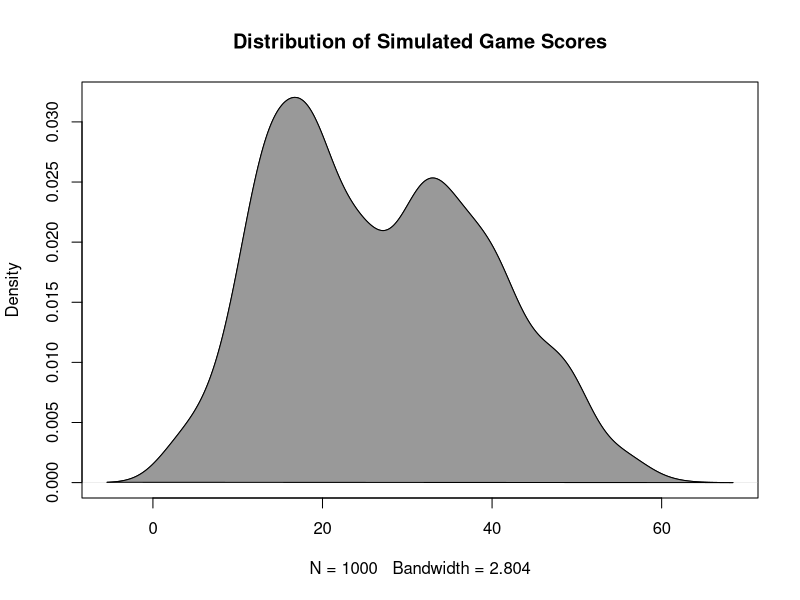

Reproduce this figure in R.
## ---- chunk 1

set.seed(1234)

deck <- c(2:99)

# player 1
player1 <- sample(deck,6,replace=F)
deck <- deck[! deck %in% player1]

# player 2
player2 <- sample(deck,6,replace=F)
deck <- deck[! deck %in% player2]

# player 3
player3 <- sample(deck,6,replace=F)
deck <- deck[! deck %in% player3]

players <- list(player1 = player1,player2 = player2,player3 = player3)

ascend.1 <- 1
ascend.2 <- 1
descend.1 <- 99
descend.2 <- 99

# game mechanics

play.cards <- function(p,x,limit) {
  for(i in x) {
    if(i < descend.1 & i > descend.1 - limit) { 
      descend.1 <<- i
      print(paste(i, "was played on descend.1 by",p))
      x <- x[! x %in% i]
    } else if (i < descend.2 & i > descend.2 - limit) {
      descend.2 <<- i
      print(paste(i, "was played on descend.2 by",p))
      x <- x[! x %in% i]
    } else if (i > ascend.1 & i < ascend.1 + limit) {
      ascend.1 <<- i
      print(paste(i, "was played on ascend.1 by",p))
      x <- x[! x %in% i]
    } else if (i > ascend.2 & i < ascend.2 + limit) {
      ascend.2 <<- i
      print(paste(i, "was played on ascend.2 by",p))
      x <- x[! x %in% i]
    } else if (i == descend.1 + 10) { 
      descend.1 <<- i 
      print(paste(i, "was played on descend.1 by",p))
      x <- x[! x %in% i]
    }
    else if (i == descend.2 + 10) { 
      descend.2 <<- i
      print(paste(i, "was played on descend.2 by",p))
      x <- x[! x %in% i]
    }
    else if (i == ascend.1 - 10) { 
      ascend.1 <<- i
      print(paste(i, "was played on ascend.1 by",p))
      x <- x[! x %in% i]
    }
    else if (i == ascend.2 - 10) { 
      ascend.2 <<- i
      print(paste(i, "was played on ascend.2 by",p))
      x <- x[! x %in% i]
    }
    else if (length(x) < min) { break }
    else { next }
  }
  x
}

min <- 4

round <- function(limit=1) {
  
  if(length(deck) == 0) { min <<- 1 }
  
  # player 1's turn
  while(length(player1) > min) {
    player1 <<- play.cards("player1",player1, limit)
    limit <- limit + 1
    if(limit > 99) { 
      print("player1 has no move")
      break
    }
  }
  
  limit <- 1
  
  ## new cards dealt
  if(length(player1) < 6 & length(deck) > 6-length(player1)) {
    player1.deal <<- sample(deck,6-length(player1),replace=F)
    deck <<- deck[! deck %in% player1.deal]
    player1 <<- c(player1,player1.deal)
  } else if (length(deck) == 6-length(player1)) { 
    player1.deal <<- sample(deck,length(deck),replace=F)
    deck <<- deck[! deck %in% player1.deal]
    player1 <<- c(player1, player1.deal)
  } else { print("There are no more cards in the deck") }
  
  # player 2's turn
  while(length(player2) > min) {
    player2 <<- play.cards("player2",player2, limit)
    limit <- limit + 1
    if(limit > 99) { 
      print("player2 has no move")
      break
    }
  }
  
  limit <- 1
  
  ## new cards dealt
  if(length(player2) < 6 & length(deck) > 6-length(player2)) {
    player2.deal <<- sample(deck,6-length(player2),replace=F)
    deck <<- deck[! deck %in% player2.deal]
    player2 <<- c(player2,player2.deal)
  } else if (length(deck) == 6-length(player2)) { 
    player2.deal <<- sample(deck,length(deck),replace=F)
    deck <<- deck[! deck %in% player2.deal]
    player1 <<- c(player2, player2.deal)
  } else { print("There are no more cards in the deck") }
  
  # player 3's turn
  while(length(player3) > min) {
    player3 <<- play.cards("player3",player3, limit)
    limit <- limit + 1
    if(limit > 99) { 
      print("player3 has no move")
      break
    }
  }
  
  limit <- 1
  
  ## new cards dealt
  if(length(player3) < 6 & length(deck) > 6-length(player3)) {
    player3.deal <<- sample(deck,6-length(player3),replace=F)
    deck <<- deck[! deck %in% player3.deal]
    player3 <<- c(player3,player3.deal)
  } else if (length(deck) == 6-length(player3)) { 
    player3.deal <<- sample(deck,length(deck),replace=F)
    deck <<- deck[! deck %in% player3.deal]
    player3 <<- c(player3, player3.deal)
  } else { print("There are no more cards in the deck") }
}

## ---- chunk 2
round()
## ---- chunk 3
print(paste("Ascend 1:",ascend.1))
print(paste("Ascend 2:",ascend.2))
print(paste("Descend 1:",descend.1))
print(paste("Descend 2:",descend.2))
## ---- chunk 4
round()
## ---- chunk 5
simulation <- replicate(20,round())

score <- sum(length(deck),length(player1),length(player2),length(player3))
## ---- chunk 6

game.results <- read.csv("data/game-results.csv")

require(mclust)

yBIC <- mclustBIC(game.results$score,modelNames = "V")
yModel <- mclustModel(game.results$score,yBIC)

## ---- chunk 7

d <- density(game.results$score)
plot(d, main= "Distribution of Simulated Game Scores")
polygon(d, col="#999999")
